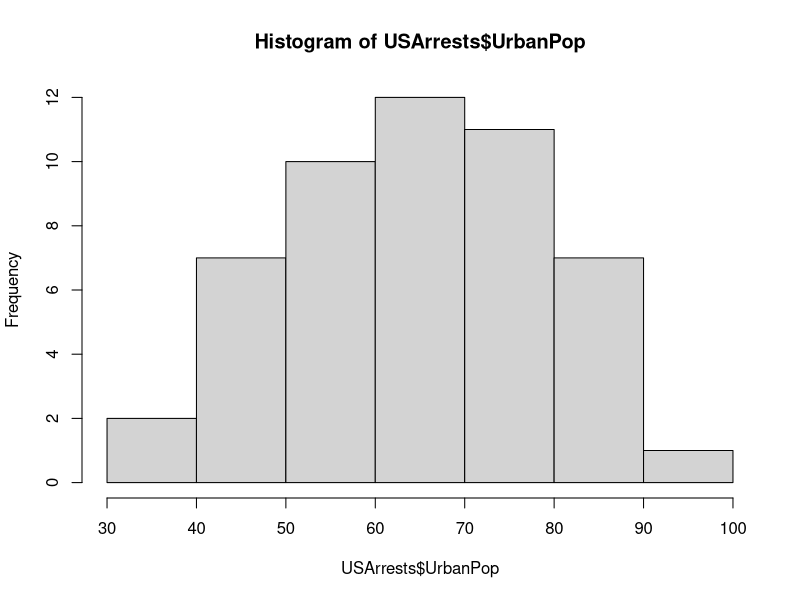
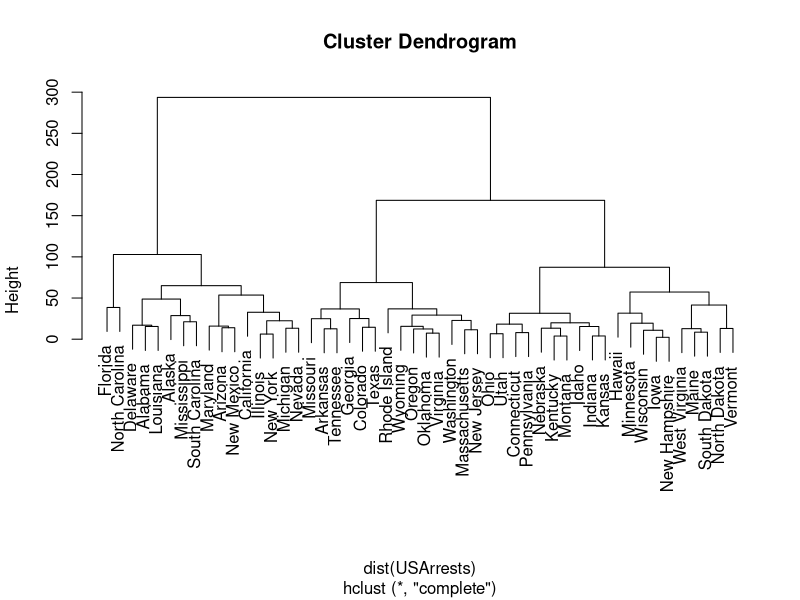

These figures' R source, in order:
windows()
hist(USArrests$UrbanPop)

X <- USArrests
X$type <- ifelse(USArrests$UrbanPop >= 80, "urban", ifelse(USArrests$UrbanPop < 50, "rural", "suburban"))
X$region <- c(
"S", "W", "W", "MW", "W", "W",
"NE", "NE", "S", "S", "W", "W", 
"MW", "MW", "MW", "W", "S", "S", 
"NE", "NE", "NE", "MW", "MW", "S",
"MW", "W", "W", "W", "NE", "NE",
"W", "NE", "S", "W", "MW", "W",
"W", "NE", "NE", "S", "W", "S",
"S", "W", "NE", "S", "W", "MW",
"MW", "W")

table(X$region)

table(X$type, X$region)

ID <- paste(X$region, X$type, sep="_")

require(randomForest)

rf <- randomForest(X[,c(1,2,4)], as.factor(ID), mtry=2)

hc <- hclust(dist(USArrests))
plot(hc)
hc$merge

z <- cutree(hc, k=3)



